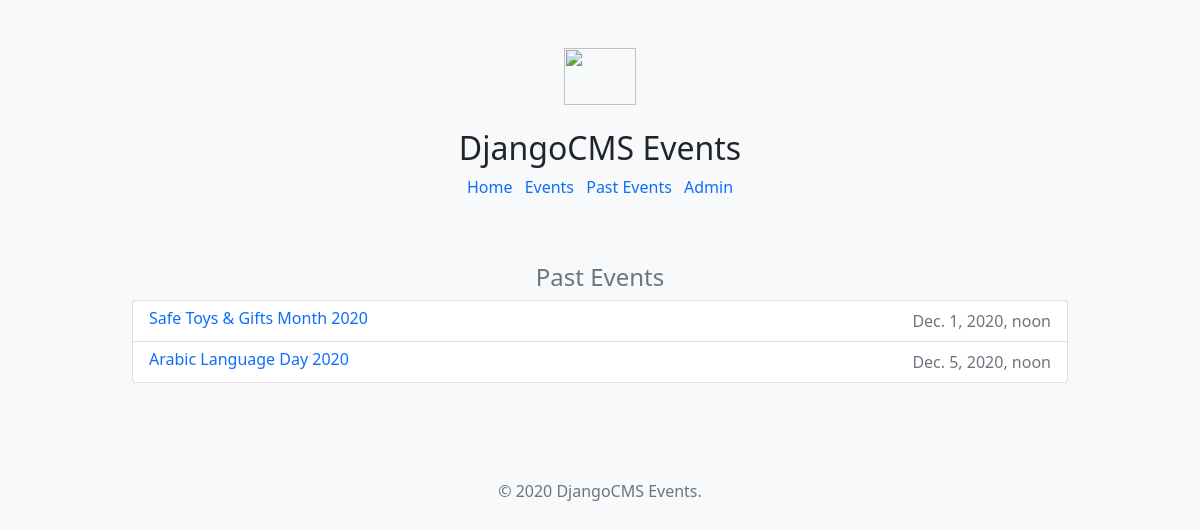
The page /en/past-events/ on the database its author committed.
### events/models.py (models this page shows, shortened)
class Events(models.Model):
    title = models.CharField(max_length=200)
    description = models.TextField()
    datetime = models.DateTimeField(default=dt.now)
    is_featured = models.BooleanField(default=False, blank=True)
    class Meta:
        verbose_name_plural = 'Events'

### events/views.py (the view)
# urls.py: path('past-events/', views.past_events, name='past_events'),
def past_events(request):
    past_events = Events.objects.filter(datetime__lt=datetime.now())
    context = {
        'title': 'Past Events',
        'past_events': past_events
    }
    return render(request, 'events/past-events.html', context)

### events/templates/events/past-events.html
{% extends 'events/base.html' %}
{% block events_content %}
<div class="row">
    <div class="col-sm-12">
        <h4 class="d-flex justify-content-center align-items-center">
            <span class="text-muted">{{ title }}</span>
        </h4>
        <ul class="list-group">
            {% for event in past_events %}
                <li class="list-group-item d-flex justify-content-between">
                    <a href="/events/detail/{{ event.id }}"><h6 class="my-0">{{ event.title }}</h6></a>
                    <span class="text-muted">{{ event.datetime }}</span>
                </li>
            {% endfor %}
        </ul>
    </div>
</div>
{% endblock %}

### cmsevents/templates/base.html (style rules this page uses)
a { text-decoration: none; }

### rows shown on the page
Events: title "Safe Toys & Gifts Month 2020", datetime "Dec. 1, 2020, noon"
Events: title "Arabic Language Day 2020", datetime "Dec. 5, 2020, noon"

### other values the page prints
{{ title }} "Past Events"
